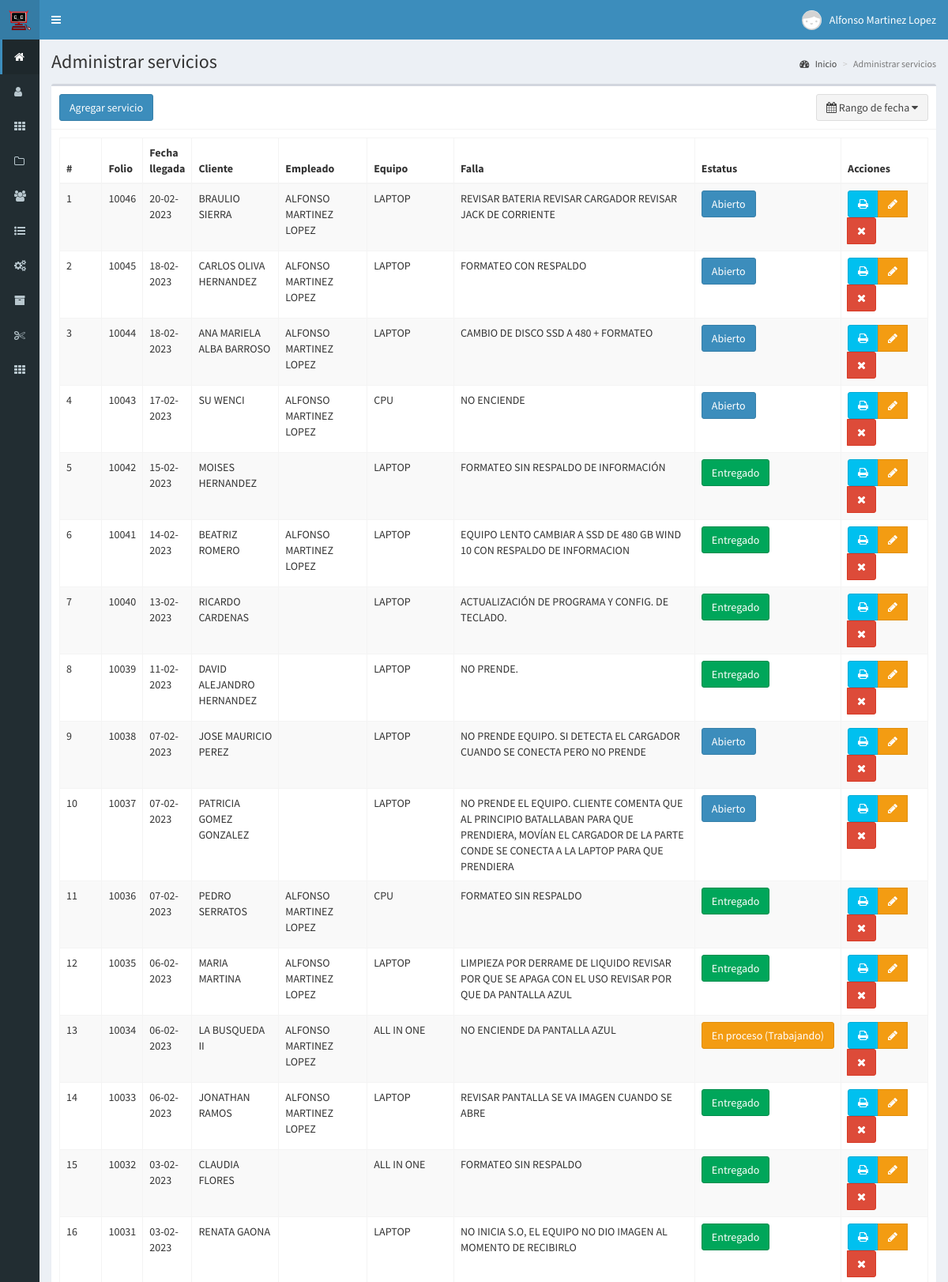
Screenshot of /servicios (signed in, upper part) with the database file from the repository.
### tables this page shows
CREATE TABLE `servicios` (
  `id` int(11) NOT NULL AUTO_INCREMENT,
  `folio` int(11) DEFAULT NULL,
  `cliente` varchar(255) DEFAULT '',
  `telefono` varchar(255) DEFAULT NULL,
  `id_empleado` int(11) DEFAULT NULL,
  `equipo` varchar(255) DEFAULT NULL,
  `marca` varchar(255) DEFAULT NULL,
  `procesador` varchar(255) DEFAULT NULL,
  `ram` varchar(255) DEFAULT NULL,
  `dd` varchar(255) DEFAULT NULL,
  `ssd` varchar(255) DEFAULT NULL,
  `so` varchar(255) DEFAULT NULL,
  `cargador` varchar(255) DEFAULT NULL,
  `contrasena` varchar(255) DEFAULT NULL,
  `falla` varchar(255) DEFAULT NULL,
  `solucion` varchar(255) DEFAULT NULL,
  `obs` varchar(255) DEFAULT NULL,
  `tipo_servicio` char(255) DEFAULT '',
  `total` float DEFAULT NULL,
  `estatus` tinyint(4) DEFAULT NULL,
  `fecha_entrega` date DEFAULT NULL,
  `fecha_llegada` date DEFAULT NULL,
  `id_caja` int(11) DEFAULT NULL,
  PRIMARY KEY (`id`)
);

CREATE TABLE `usuarios` (
  `id` int(11) NOT NULL AUTO_INCREMENT,
  `nombre` text NOT NULL,
  `usuario` text NOT NULL,
  `password` text NOT NULL,
  `perfil` text NOT NULL,
  `foto` text NOT NULL,
  `estado` int(11) NOT NULL,
  `ultimo_login` datetime NOT NULL,
  `fecha` timestamp NOT NULL DEFAULT CURRENT_TIMESTAMP ON UPDATE CURRENT_TIMESTAMP,
  PRIMARY KEY (`id`)
);

### controladores/plantilla.controlador.php (called while the page is built)
<?php
class ControladorPlantilla{
	static public function ctrPlantilla(){
		include "vistas/plantilla.php";
	}
}

### index.php (called while the page is built, shortened)
<?php
require_once "controladores/plantilla.controlador.php";
require_once "controladores/usuarios.controlador.php";
require_once "controladores/servicios.controlador.php";
require_once "controladores/codigosProductos.controlador.php";
require_once "modelos/usuarios.modelo.php";
require_once "modelos/servicios.modelo.php";
$plantilla = new ControladorPlantilla();
$plantilla -> ctrPlantilla();

### controladores/servicios.controlador.php (called while the page is built, shortened)
<?php
class ControladorServicios
{
	static public function ctrRangoFechasServicios($fechaInicial, $fechaFinal)
	{
		$tabla = "servicios";
		$respuesta = ModeloServicios::mdlRangoFechasServicios($tabla, $fechaInicial, $fechaFinal);
		return $respuesta;
	}
}

### modelos/conexion.php (called while the page is built)
<?php
class Conexion
{
    static public function conectar()
    {
        $link = new PDO("mysql:host=localhost;
                        dbname=bopos",
                        "root",
                        "");
        $link->exec("set names utf8");
        return $link;
    }
}

### modelos/servicios.modelo.php (called while the page is built, shortened)
<?php
require_once "conexion.php";
class ModeloServicios
{
	static public function mdlRangoFechasServicios($tabla, $fechaInicial, $fechaFinal)
	{
		if ($fechaInicial == null) {
			$stmt = Conexion::conectar()->prepare("SELECT * FROM $tabla ORDER BY id DESC");
			$stmt->execute();
			return $stmt->fetchAll();
		} else if ($fechaInicial == $fechaFinal) {
			$stmt = Conexion::conectar()->prepare("SELECT * FROM $tabla WHERE fecha_llegada like '%$fechaFinal%'");
			$stmt->bindParam(":fecha", $fechaFinal, PDO::PARAM_STR);
			$stmt->execute();
			return $stmt->fetchAll();
		}
	}
}

### controladores/usuarios.controlador.php (called while the page is built, shortened)
<?php
class ControladorUsuarios{
	static public function ctrMostrarUsuarios($item, $valor){
		$tabla = "usuarios";
		$respuesta = ModeloUsuarios::MdlMostrarUsuarios($tabla, $item, $valor);
		return $respuesta;
	}
}

### modelos/usuarios.modelo.php (called while the page is built, shortened)
<?php
require_once "conexion.php";
class ModeloUsuarios{
	static public function mdlMostrarUsuarios($tabla, $item, $valor){
		if($item != null){
			$stmt = Conexion::conectar()->prepare("SELECT * FROM $tabla WHERE $item = :$item");
			$stmt -> bindParam(":".$item, $valor, PDO::PARAM_STR);
			$stmt -> execute();
			return $stmt -> fetch();
		}else{
			$stmt = Conexion::conectar()->prepare("SELECT * FROM $tabla");
			$stmt -> execute();
			return $stmt -> fetchAll();
		}
	}
}

### vistas/modulos/servicios.php (the view, shortened to what this page needs)
<div class="content-wrapper">
    <section class="content-header">
        <h1>
            Administrar servicios
        </h1>
        <ol class="breadcrumb">
            <li><a href="inicio"><i class="fa fa-dashboard"></i> Inicio</a></li>
            <li class="active">Administrar servicios</li>
        </ol>
    </section>
    <section class="content">
        <div class="box">
            <div class="box-header with-border">
                <button class="btn btn-primary" data-toggle="modal" data-target="#modalAgregarCategoria">
                    Agregar servicio
                </button>
                <button type="button" class="btn btn-default pull-right" id="daterangeServicio-btn">
                    <span>
                        <i class="fa fa-calendar"></i>
                        <?php
                        if (isset($_GET["fechaInicial"])) {
                            echo $_GET["fechaInicial"] . " - " . $_GET["fechaFinal"];
                        } else {
                            echo 'Rango de fecha';
                        }
                        ?>
                    </span>
                    <i class="fa fa-caret-down"></i>
                </button>
            </div>
            <div class="box-body">
                <table class="table table-bordered table-striped dt-responsive tablas" width="100%">
                    <thead>
                        <tr>
                            <th style="width:10px">#</th>
                            <th width="1%">Folio</th>
                            <th width="1%">Fecha llegada</th>
                            <th width="10%">Cliente</th>
                            <th width="10%">Empleado</th>
                            <th width="10%">Equipo</th>
                            <th style="width:150px">Falla</th>
                            <th width="1%">Estatus</th>
                            <th width="10%">Acciones</th>
                        </tr>
                    </thead>
                    <tbody>
                        <?php
                        if (isset($_GET["fechaInicial"])) {
                            $fechaInicial = $_GET["fechaInicial"];
                            $fechaFinal = $_GET["fechaFinal"];
                        } else {
                            $fechaInicial = null;
                            $fechaFinal = null;
                        }
                        $respuesta = ControladorServicios::ctrRangoFechasServicios($fechaInicial, $fechaFinal);
                        foreach ($respuesta as $key => $value) {
                            $fechaLlegada =  date("d-m-Y", strtotime($value["fecha_llegada"]));
                            echo ' <tr>
                                    <td>' . ($key + 1) . '</td>
                                    <td class="text-uppercase">' . $value["folio"] . '</td>
                                    <td class="text-uppercase">' . $fechaLlegada . '</td>';
                            echo '<td class="text-uppercase">' . $value["cliente"] . '</td>';
                            $itemEmpleado = "id";
                            $valorEmpleado = $value["id_empleado"];
                            $respuestaEmpleado = ControladorUsuarios::ctrMostrarUsuarios($itemEmpleado, $valorEmpleado);
                            echo '<td class="text-uppercase">' . $respuestaEmpleado["nombre"] . '</td>';
                            echo '<td class="text-uppercase">' . $value["equipo"] . '</td>
                                  <td class="text-uppercase">' . $value["falla"] . '</td>';
                            if ($value["estatus"] == 1) {
                                echo '<td class="text-uppercase"><button class="btn btn-primary">Abierto</button></td>';
                            } else if ($value["estatus"] == 2) {
                                echo '<td class="text-uppercase"><button class="btn btn-warning">En proceso (Trabajando)</button></td>';
                            } else if ($value["estatus"] == 3) {
                                echo '<td class="text-uppercase"><button class="btn btn-info">Terminado</button></td>';
                            } else if ($value["estatus"] == 4) {
                                echo '<td class="text-uppercase"><button class="btn btn-default">Suspendido</button></td>';
                            } else if ($value["estatus"] == 5) {
                                echo '<td class="text-uppercase"><button class="btn btn-danger">Cancelado</button></td>';
                            } else if ($value["estatus"] == 6) {
                                echo '<td class="text-uppercase"><button class="btn btn-success">Entregado</button></td>';
                            }
                            echo '<td>
                                 <div class="btn-group">
                                <button class="btn btn-info btnImprimirServcio" codigoServicio="' . $value["id"] . '"><i class="fa fa-print"></i>
                                </button>
                                <button class="btn btn-warning btnEditarServicio" idServicio="' . $value["id"] . '" data-toggle="modal" data-target="#modalEditarServicio"><i class="fa fa-pencil"></i></button>';
                            if ($_SESSION["perfil"] == "Administrador") {
                                echo '<button class="btn btn-danger btnEliminarServicio" idServicio="' . $value["id"] . '"><i class="fa fa-times"></i></button>';
                            }
                            echo '</div>
                                </td>
                                </tr>';
                        }
                        ?>
                    </tbody>
                </table>
            </div>
        </div>
    </section>
</div>

### rows the page displays
servicios: folio "10046", fecha_llegada "20-02-2023", cliente "BRAULIO SIERRA", usuarios.nombre "ALFONSO MARTINEZ LOPEZ", equipo "LAPTOP", falla "REVISAR BATERIA REVISAR CARGADOR REVISAR JACK DE CORRIENTE", estatus "Abierto"
servicios: folio "10045", fecha_llegada "18-02-2023", cliente "CARLOS OLIVA HERNANDEZ", usuarios.nombre "ALFONSO MARTINEZ LOPEZ", equipo "LAPTOP", falla "FORMATEO CON RESPALDO", estatus "Abierto"
servicios: folio "10044", fecha_llegada "18-02-2023", cliente "ANA MARIELA ALBA BARROSO", usuarios.nombre "ALFONSO MARTINEZ LOPEZ", equipo "LAPTOP", falla "CAMBIO DE DISCO SSD A 480 + FORMATEO", estatus "Abierto"
servicios: folio "10043", fecha_llegada "17-02-2023", cliente "SU WENCI", usuarios.nombre "ALFONSO MARTINEZ LOPEZ", equipo "CPU", falla "NO ENCIENDE", estatus "Abierto"
servicios: folio "10042", fecha_llegada "15-02-2023", cliente "MOISES HERNANDEZ", equipo "LAPTOP", falla "FORMATEO SIN RESPALDO DE INFORMACIÓN", estatus "Entregado"
servicios: folio "10041", fecha_llegada "14-02-2023", cliente "BEATRIZ ROMERO", usuarios.nombre "ALFONSO MARTINEZ LOPEZ", equipo "LAPTOP", falla "EQUIPO LENTO CAMBIAR A SSD DE 480 GB WIND 10 CON RESPALDO DE INFORMACION", estatus "Entregado"
servicios: folio "10040", fecha_llegada "13-02-2023", cliente "RICARDO CARDENAS", equipo "LAPTOP", falla "ACTUALIZACIÓN DE PROGRAMA Y CONFIG. DE TECLADO.", estatus "Entregado"
servicios: folio "10039", fecha_llegada "11-02-2023", cliente "DAVID ALEJANDRO HERNANDEZ", equipo "LAPTOP", falla "NO PRENDE.", estatus "Entregado"
servicios: folio "10038", fecha_llegada "07-02-2023", cliente "JOSE MAURICIO PEREZ", equipo "LAPTOP", falla "NO PRENDE EQUIPO. SI DETECTA EL CARGADOR CUANDO SE CONECTA PERO NO PRENDE", estatus "Abierto"
servicios: folio "10037", fecha_llegada "07-02-2023", cliente "PATRICIA GOMEZ GONZALEZ", equipo "LAPTOP", falla "NO PRENDE EL EQUIPO. CLIENTE COMENTA QUE AL PRINCIPIO BATALLABAN PARA QUE PRENDIERA, MOVÍAN EL CARGADOR DE LA PARTE CONDE SE CONECTA A LA LAPTOP PARA QUE PRENDIERA", estatus "Abierto"
servicios: folio "10036", fecha_llegada "07-02-2023", cliente "PEDRO SERRATOS", usuarios.nombre "ALFONSO MARTINEZ LOPEZ", equipo "CPU", falla "FORMATEO SIN RESPALDO", estatus "Entregado"
servicios: folio "10035", fecha_llegada "06-02-2023", cliente "MARIA MARTINA", usuarios.nombre "ALFONSO MARTINEZ LOPEZ", equipo "LAPTOP", falla "LIMPIEZA POR DERRAME DE LIQUIDO REVISAR POR QUE SE APAGA CON EL USO REVISAR POR QUE DA PANTALLA AZUL", estatus "Entregado"
servicios: folio "10034", fecha_llegada "06-02-2023", cliente "LA BUSQUEDA II", usuarios.nombre "ALFONSO MARTINEZ LOPEZ", equipo "ALL IN ONE", falla "NO ENCIENDE DA PANTALLA AZUL", estatus "En proceso (Trabajando)"
servicios: folio "10033", fecha_llegada "06-02-2023", cliente "JONATHAN RAMOS", usuarios.nombre "ALFONSO MARTINEZ LOPEZ", equipo "LAPTOP", falla "REVISAR PANTALLA SE VA IMAGEN CUANDO SE ABRE", estatus "Entregado"
servicios: folio "10032", fecha_llegada "03-02-2023", cliente "CLAUDIA FLORES", equipo "ALL IN ONE", falla "FORMATEO SIN RESPALDO", estatus "Entregado"
servicios: folio "10031", fecha_llegada "03-02-2023", cliente "RENATA GAONA", equipo "LAPTOP", falla "NO INICIA S.O, EL EQUIPO NO DIO IMAGEN AL MOMENTO DE RECIBIRLO", estatus "Entregado"

### other values shown
$_SESSION["nombre"] "Alfonso Martinez Lopez"
